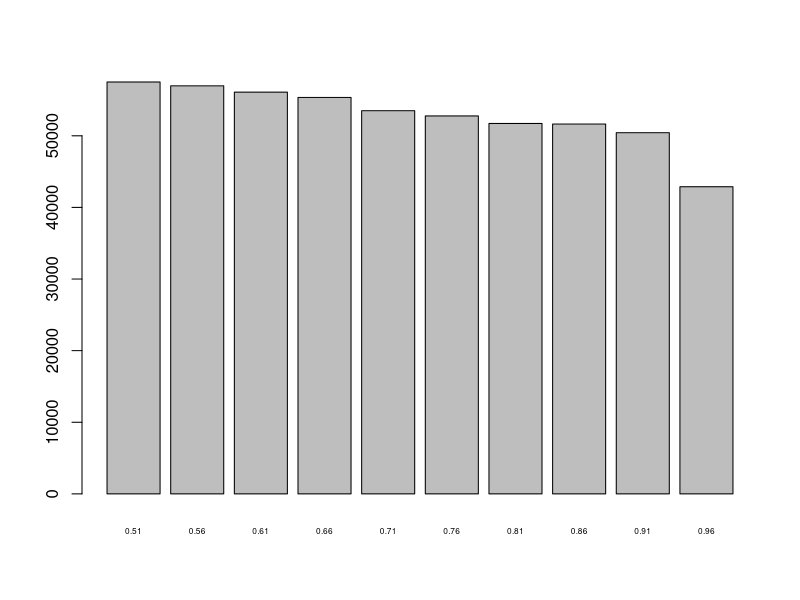
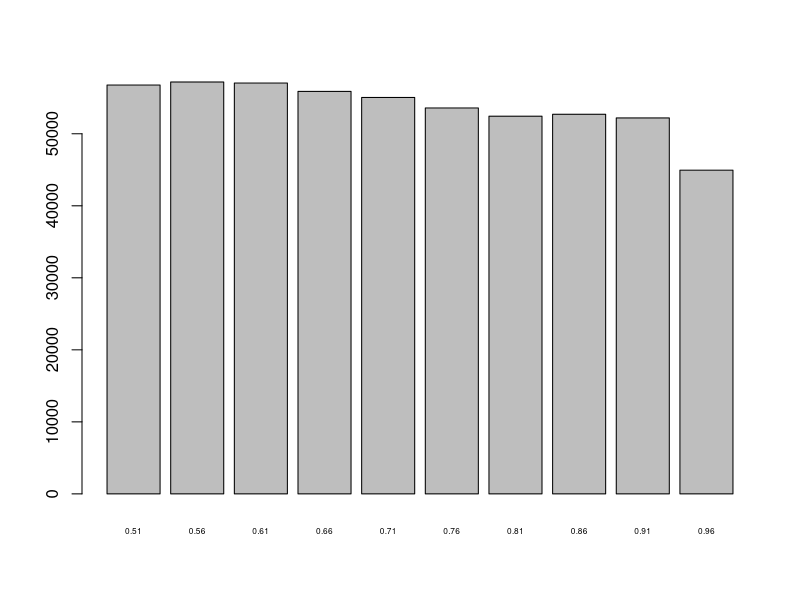
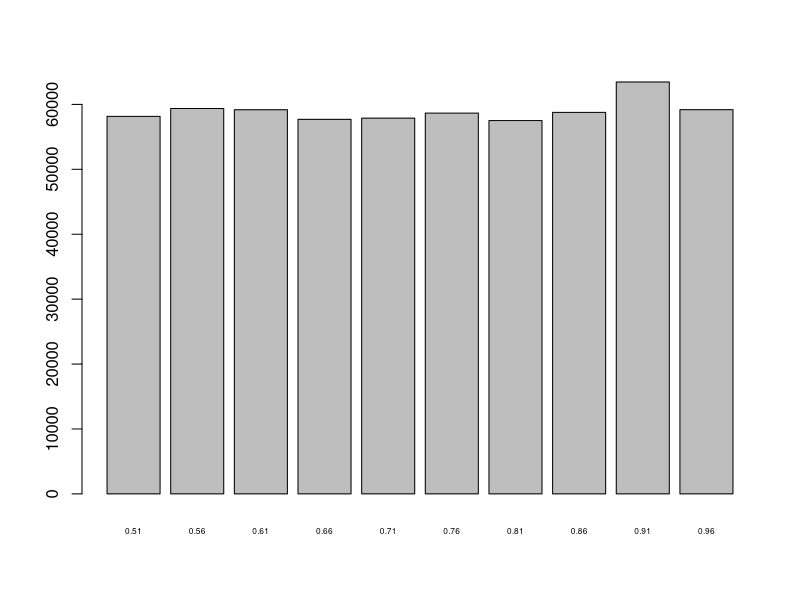
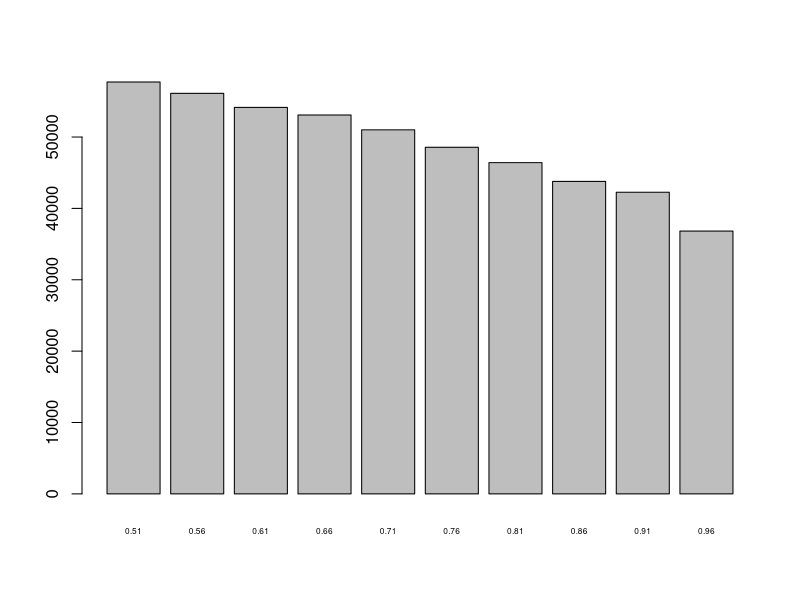

The R script that drew these images, in order:
d0 <- read.table("cut0featsperratio.csv", sep=",", header=TRUE)
d1 <- read.table("cut1featsperratio.csv", sep=",", header=TRUE)
d2 <- read.table("cut2featsperratio.csv", sep=",", header=TRUE)
d3 <- read.table("cut3featsperratio.csv", sep=",", header=TRUE)
png("billeder/cut0featsperratio.png")
barplot(d0$interessante.regioner,beside=TRUE, names=d0$ratios,cex.names=0.5)
dev.off()
png("billeder/cut1featsperratio.png")
barplot(d1$interessante.regioner,beside=TRUE, names=d1$ratios,cex.names=0.5)
dev.off()
png("billeder/cut2featsperratio.png")
barplot(d2$interessante.regioner,beside=TRUE, names=d2$ratios,cex.names=0.5)
dev.off()
png("billeder/cut3featsperratio.png")
barplot(d3$interessante.regioner,beside=TRUE, names=d3$ratios,cex.names=0.5)
dev.off()
q()
